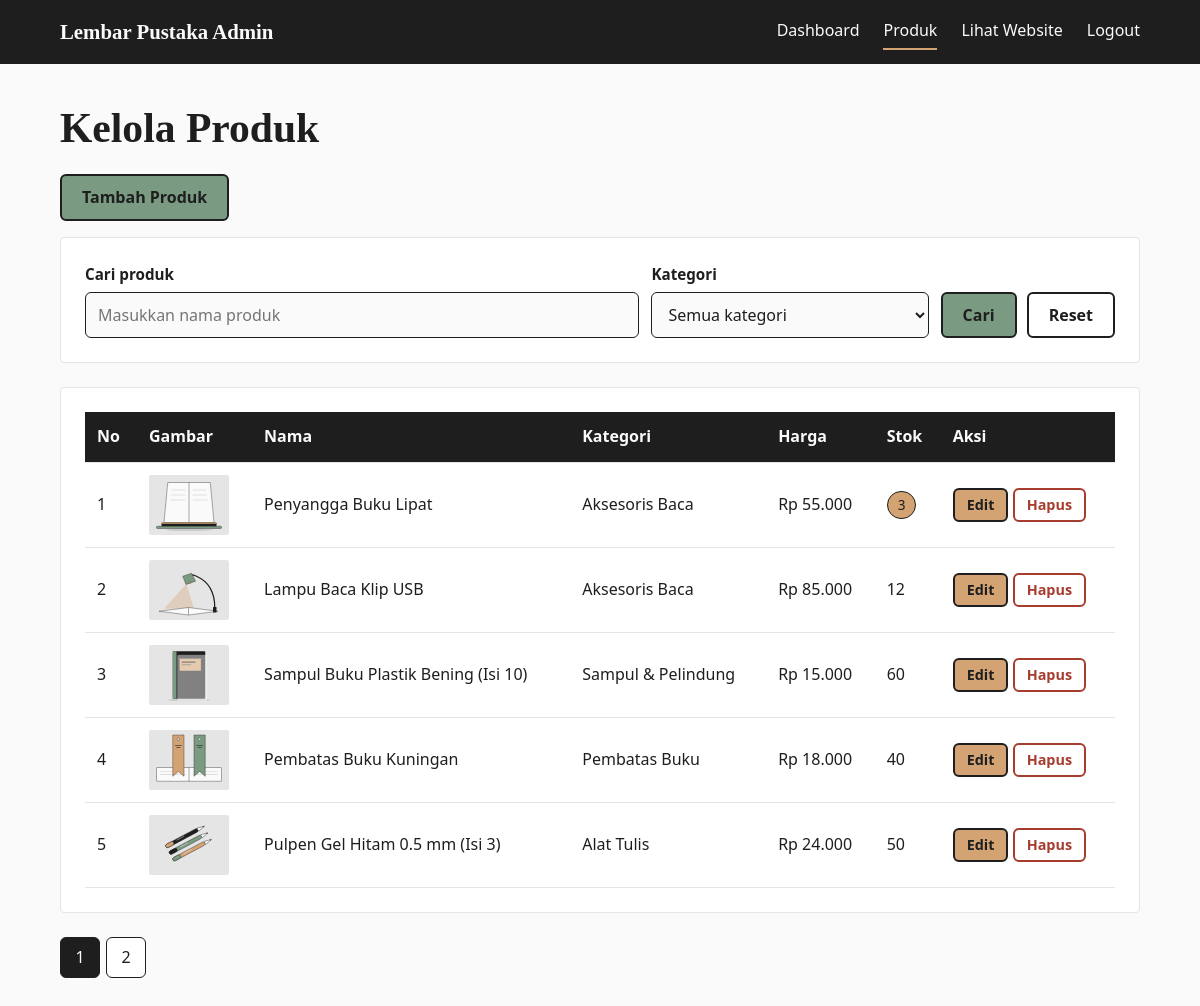
/admin/produk.php (signed in), run on the app's committed database.
### tables this page shows
CREATE TABLE `produk` (
  `id` int(11) NOT NULL AUTO_INCREMENT,
  `nama` varchar(100) NOT NULL,
  `kategori` varchar(50) NOT NULL,
  `deskripsi` text NOT NULL,
  `harga` decimal(12,2) NOT NULL,
  `stok` int(11) NOT NULL DEFAULT '0',
  `gambar` varchar(255) DEFAULT NULL,
  `created_at` timestamp NOT NULL DEFAULT CURRENT_TIMESTAMP,
  PRIMARY KEY (`id`),
  KEY `kategori` (`kategori`)
);

### config/database.php (called while the page is built, shortened)
<?php
function e($teks)
{
    return htmlspecialchars((string)$teks, ENT_QUOTES, 'UTF-8');
}
function rupiah($angka)
{
    return 'Rp ' . number_format((float)$angka, 0, ',', '.');
}

### admin/produk.php (the view, shortened to what this page needs)
<?php
require_once "../config/database.php";
$keyword  = trim($_GET['keyword'] ?? '');
$kategori = trim($_GET['kategori'] ?? '');
$where  = [];
$where_sql = count($where) > 0
    ? "WHERE " . implode(" AND ", $where)
    : "";
$per_page = 5;
$page = isset($_GET['page']) ? (int)$_GET['page'] : 1;
$offset = ($page - 1) * $per_page;
$stmt = mysqli_prepare($conn, "SELECT COUNT(*) AS total FROM produk $where_sql");
mysqli_stmt_execute($stmt);
$total_data = (int)mysqli_fetch_assoc(mysqli_stmt_get_result($stmt))['total'];
$total_page = max(1, (int)ceil($total_data / $per_page));
$stmt = mysqli_prepare(
    $conn,
    "SELECT * FROM produk
     $where_sql
     ORDER BY id DESC
     LIMIT $per_page OFFSET $offset"
);
mysqli_stmt_execute($stmt);
$query = mysqli_stmt_get_result($stmt);
include "../includes/header.php";
?>
<main class="container page">
    <h1>Kelola Produk</h1>
    <p>
        <a href="tambah.php" class="btn">
            Tambah Produk
        </a>
    </p>
    <div class="card">
        <form method="GET" class="form-cari">
            <div>
                <label for="keyword">Cari produk</label>
                <input
                    type="text"
                    id="keyword"
                    name="keyword"
                    placeholder="Masukkan nama produk"
                    value="<?= e($keyword); ?>"
                >
            </div>
            <div>
                <label for="kategori">Kategori</label>
                <select id="kategori" name="kategori">
                    <option value="">Semua kategori</option>
                </select>
            </div>
            <div class="form-aksi">
                <button type="submit" class="btn">
                    Cari
                </button>
                <a href="produk.php" class="btn btn-outline">
                    Reset
                </a>
            </div>
        </form>
    </div>
    <div class="card">
        <div class="table-wrap">
        <table>
            <thead>
            <tr>
                <th>No</th>
                <th>Gambar</th>
                <th>Nama</th>
                <th>Kategori</th>
                <th>Harga</th>
                <th>Stok</th>
                <th>Aksi</th>
            </tr>
            </thead>
            <tbody>
            <?php
            $no = $offset + 1;
            while ($row = mysqli_fetch_assoc($query)):
            ?>
            <tr>
                <td><?= $no++; ?></td>
                <td>
                    <?php if ($row['gambar']): ?>
                        <img
                            src="../uploads/produk/<?= e($row['gambar']); ?>"
                            alt="<?= e($row['nama']); ?>"
                        >
                    <?php else: ?>
                        <span class="teks-kecil">Tidak ada</span>
                    <?php endif; ?>
                </td>
                <td><?= e($row['nama']); ?></td>
                <td><?= e($row['kategori']); ?></td>
                <td><?= rupiah($row['harga']); ?></td>
                <td>
                    <?php if ((int)$row['stok'] === 0): ?>
                        <span class="badge badge-habis">Habis</span>
                    <?php elseif ((int)$row['stok'] <= 5): ?>
                        <span class="badge badge-menipis"><?= (int)$row['stok']; ?></span>
                    <?php else: ?>
                        <?= (int)$row['stok']; ?>
                    <?php endif; ?>
                </td>
                <td class="aksi">
                    <a
                        href="edit.php?id=<?= (int)$row['id']; ?>"
                        class="btn btn-warning btn-sm"
                    >
                        Edit
                    </a>
                    <form
                        action="hapus.php"
                        method="POST"
                        onsubmit="return confirm('Yakin ingin menghapus produk ini?')"
                    >
                        <button type="submit" class="btn btn-danger btn-sm">
                            Hapus
                        </button>
                    </form>
                </td>
            </tr>
            <?php endwhile; ?>
            </tbody>
        </table>
        </div>
    </div>
    <?php if ($total_page > 1): ?>
    <nav class="pagination" aria-label="Halaman">
        <?php for ($i = 1; $i <= $total_page; $i++): ?>
            <a
                href="?page=<?= $i; ?>&keyword=<?= urlencode($keyword); ?>&kategori=<?= urlencode($kategori); ?>"
                class="<?= $i === $page ? 'aktif' : ''; ?>"
            >
                <?= $i; ?>
            </a>
        <?php endfor; ?>
    </nav>
    <?php endif; ?>
</main>
<?php include "../includes/footer.php"; ?>

### assets/style.css (style rules this page uses)
:root { --bg: #FAFAFA; --ink: #1E1E1E; --sage: #7A9A82; --mustard: #D4A373; --line: #E5E5E5; --muted: #5E5E5E; --surface: #FFFFFF; --danger: #A63D2F; --font-judul: Georgia, "Times New Roman", serif; --font-isi: "Segoe UI", system-ui, -apple-system, Helvetica, Arial, sans-serif; }
* { box-sizing: border-box; }
html { -webkit-text-size-adjust: 100%; }
body { margin: 0; min-height: 100vh; display: flex; flex-direction: column; font-family: var(--font-isi); font-size: 16px; line-height: 1.6; background: var(--bg); color: var(--ink); }
h1, h2, h3 { font-family: var(--font-judul); font-weight: 700; line-height: 1.2; margin: 0 0 .5em; }
h1 { font-size: clamp(1.8rem, 4vw, 2.6rem); }
p { margin: 0 0 1em; }
a { color: var(--ink); }
img { max-width: 100%; }
.container { width: 90%; max-width: 1100px; margin: auto; }
main, .page { padding: 40px 0 64px; }
.btn { display: inline-block; padding: 10px 20px; background: var(--sage); color: var(--ink); font: inherit; font-weight: 600; line-height: 1.4; text-decoration: none; border: 2px solid var(--ink); border-radius: 6px; cursor: pointer; transition: background-color .15s, color .15s; }
.btn-outline { background: transparent; }
.btn-warning { background: var(--mustard); }
.btn-danger { background: transparent; color: var(--danger); border-color: var(--danger); }
.btn-sm { padding: 5px 12px; font-size: .9rem; }
.card { background: var(--surface); padding: 24px; border: 1px solid var(--line); border-radius: 4px; margin-bottom: 24px; }
.badge { display: inline-block; padding: 2px 10px; border: 1px solid var(--ink); border-radius: 99px; font-size: .85rem; background: var(--surface); }
.badge-menipis { background: var(--mustard); }
label { font-weight: 600; font-size: .95rem; }
input, textarea, select { display: block; width: 100%; padding: 10px 12px; margin-top: 5px; margin-bottom: 16px; font: inherit; color: var(--ink); background: var(--bg); border: 1px solid var(--ink); border-radius: 6px; }
input:not([type="file"]), select { height: 46px; }
.form-cari { display: grid; grid-template-columns: 2fr 1fr auto; gap: 12px; align-items: end; }
.form-cari input, .form-cari select { margin-bottom: 0; }
.form-aksi { display: flex; flex-wrap: wrap; gap: 10px; }
.table-wrap { overflow-x: auto; }
table { width: 100%; border-collapse: collapse; background: var(--surface); }
th, td { padding: 12px; text-align: left; vertical-align: middle; border-bottom: 1px solid var(--line); }
th { background: var(--ink); color: var(--bg); font-weight: 600; white-space: nowrap; }
td img { display: block; width: 80px; height: 60px; object-fit: cover; background: var(--line); border-radius: 3px; }
td.aksi { white-space: nowrap; }
td.aksi form { display: inline; }
.pagination { display: flex; flex-wrap: wrap; gap: 6px; margin: 24px 0 0; }
.pagination a { display: inline-block; min-width: 40px; padding: 7px 12px; text-align: center; text-decoration: none; border: 1px solid var(--ink); border-radius: 6px; background: var(--surface); }
.pagination a.aktif { background: var(--ink); color: var(--bg); }

### data on the page
produk: gambar (picture), nama "Penyangga Buku Lipat", kategori "Aksesoris Baca", harga "Rp 55.000", stok "3"
produk: gambar (picture), nama "Lampu Baca Klip USB", kategori "Aksesoris Baca", harga "Rp 85.000", stok "12"
produk: gambar (picture), nama "Sampul Buku Plastik Bening (Isi 10)", kategori "Sampul & Pelindung", harga "Rp 15.000", stok "60"
produk: gambar (picture), nama "Pembatas Buku Kuningan", kategori "Pembatas Buku", harga "Rp 18.000", stok "40"
produk: gambar (picture), nama "Pulpen Gel Hitam 0.5 mm (Isi 3)", kategori "Alat Tulis", harga "Rp 24.000", stok "50"

### other printed values
NAMA_TOKO "Lembar Pustaka"
$label "Dashboard Produk"
